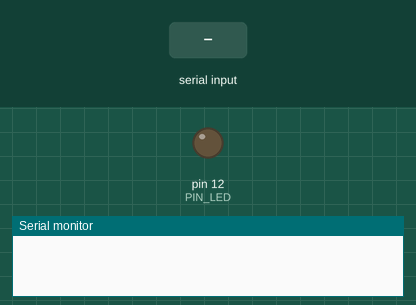
Recording of a sketch running on a simulated Arduino Uno, built with avr-gcc and run on an emulated ATmega328P. Parts: output pins drawn as LEDs (lit = HIGH), the last lines printed to the serial monitor. The test bench sets the inputs (shaded band).

Above: at 1.2 s.
1.3 s: "LAMPU HIDUP" received over the second serial link
At 2.8 s:
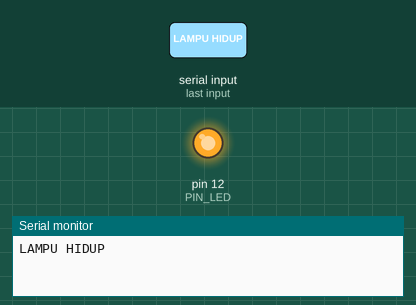
3.8 s: "LAMPU MATI" received over the second serial link
At 5.9 s:
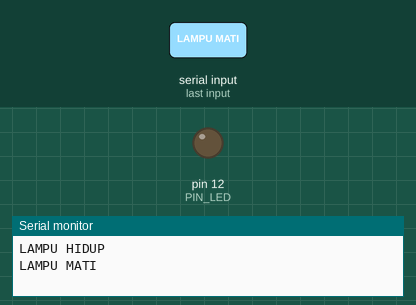
Timing chart, 0 to 7.4 s (numbered marks = the images above; inputs shaded):
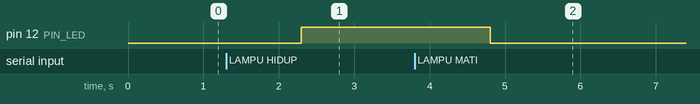

Measured:
- after the input at 1.3 s, pin 12 (PIN_LED): LOW → HIGH after 1.0 s
- after the input at 3.8 s, pin 12 (PIN_LED): HIGH → LOW after 1.0 s

The sketch:

ledsuara.ino
```cpp
// ----------------------------------
// Contoh pengontrolan LED
//   dengan suara
// ----------------------------------

#include <SoftwareSerial.h>

const int PIN_LED = 12;

SoftwareSerial bt(9, 10); // RX, TX

void setup() {
  Serial.begin(9600);
  bt.begin(9600);

  pinMode(PIN_LED, OUTPUT);
  digitalWrite(PIN_LED, LOW);
}

void loop() {
  String perintah;

  if (bt.available() != 0)
     perintah = bt.readString();

  if (perintah.length() != 0) {
    Serial.println(perintah);
    perintah.toUpperCase();
    if (perintah == "LAMPU HIDUP")
      digitalWrite(PIN_LED, HIGH);
    else if (perintah == "LAMPU MATI")
      digitalWrite(PIN_LED, LOW);
  }
}
```
